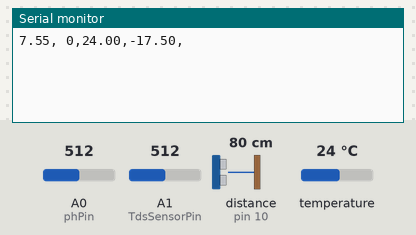
This sketch was run on a simulated Arduino Uno, built with avr-gcc and run on an emulated ATmega328P. Parts: the last lines printed to the serial monitor. Wiring (inferred from the names in the program): ultrasonic range finder: trigger pin 6; echo pin 10. The test bench sets the inputs (shaded band); at power-on: distance to the obstacle (sensor on pin 10) 80 cm, temperature 24 °C, A0 (phPin) = 512, A1 (TdsSensorPin) = 512. The echo pulse lasts 58.3 µs per cm.

Above: at 2.5 s.
2.6 s: distance to the obstacle (sensor on pin 10) set to 2 cm
At 3.6 s:
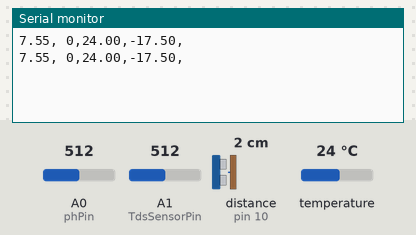
4.1 s: temperature set to 12 °C
At 5.4 s:
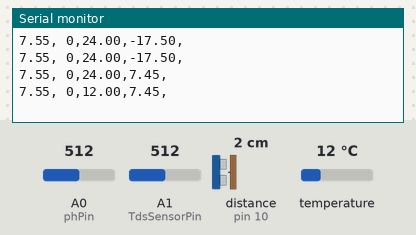
5.6 s: A0 (phPin) set to 716
At 6.5 s:
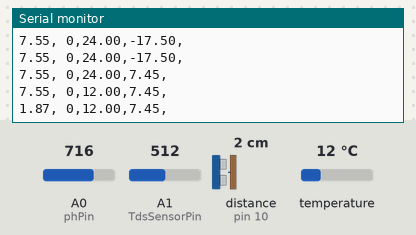
7.1 s: distance to the obstacle (sensor on pin 10) set to 4 cm
At 8.4 s:
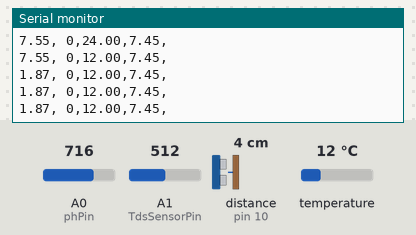
8.6 s: temperature set to 19 °C
At 9.6 s:
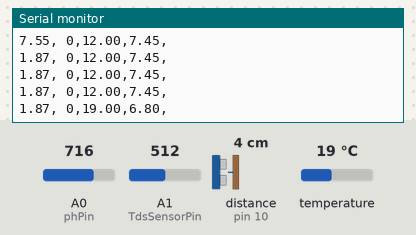
10.1 s: A0 (phPin) set to 810
At 11.6 s:
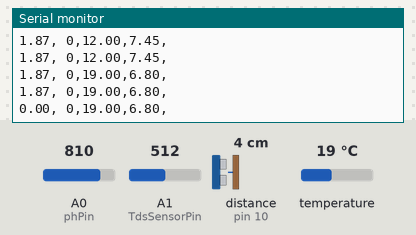
Timing chart, 0 to 12.6 s (numbered marks = the images above; inputs shaded):
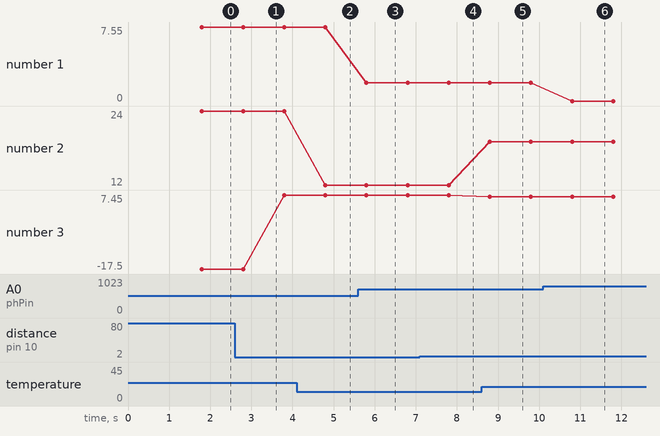

The sketch:

arduino_addr_8.ino
```cpp
/*
* TDS Reading Reference: DFRobot
*/

#include <Wire.h>
#include <OneWire.h>
#include <DallasTemperature.h>

#define ONE_WIRE_BUS 9
#define phPin A0
#define TdsSensorPin A1

#define VREF 5.0
#define SCOUNT  30

// Temperature Sensor

OneWire oneWire(ONE_WIRE_BUS);
DallasTemperature DS18B20Sensor(&oneWire);

float DS18B20Temperature = 0.00;

// pH Sensor
float phTemporary = 0.00;
float phAnalog = 0;
float phValue = 0.00;
float phCalibration = 21.80;

int readingInterval = 1000;

// TDS Sensor
int analogBuffer[SCOUNT];
int analogBufferTemp[SCOUNT];
int analogBufferIndex = 0,copyIndex = 0;
float averageVoltage = 0, temperature = 25;

float TDSValue=0;

// Out Volume Sensor
const int trigPin = 6;
const int echoPin = 10;
long duration;
int distance;
int t_bottom = 24; //cm
float volOutputValue=0.00;

// Other(s)
String I2CMessage = "";


void setup() {
 Wire.begin(8);  // I2C adress
 Wire.onRequest(requestEvent); /* register request event */
 Serial.begin(9600);           /* start serial for debug */

 DS18B20Sensor.begin();

 pinMode(phPin, INPUT);
 pinMode(TdsSensorPin,INPUT);

 pinMode(trigPin, OUTPUT);
 pinMode(echoPin, INPUT);
}

void loop() {

  static unsigned long readingTime = millis();

  if (millis() - readingTime > readingInterval)
  {
    readingTime = millis();

    //========================================
    // Read Output Volume
    //========================================
    digitalWrite(trigPin, LOW);
    delayMicroseconds(2);
    // Sets the trigPin on HIGH state for 10 micro seconds
    digitalWrite(trigPin, HIGH);
    delayMicroseconds(10);
    digitalWrite(trigPin, LOW);
    // Reads the echoPin, returns the sound wave travel time in microseconds
    duration = pulseIn(echoPin, HIGH);
    // Calculating the distance
    distance= duration*0.034/2;
    // V = p x l x t
    volOutputValue = 18.0 * 18.0 * (t_bottom - distance) / 1000.0;

    //========================================
    // Read water temperature
    //========================================
    DS18B20Sensor.requestTemperatures();
    DS18B20Temperature = DS18B20Sensor.getTempCByIndex(0);

    if (DS18B20Temperature < 0)
    {
      DS18B20Temperature = 27.15;
    }

    //========================================
    // Read water pH
    //========================================

    for (int i=0; i<100; i++)
    {
      phTemporary = phTemporary + analogRead(phPin);
    }

    phAnalog = phTemporary / 100.0;

    //reset value
    phTemporary = 0.00;

    phValue = -5.70 * (phAnalog * 5.0 / 1024.0) + phCalibration;

    if (phValue < 0)
    {
      phValue = 0.00;
    }


    //========================================
    // Read TDS after filtration
    //========================================
    static unsigned long analogSampleTimepoint = millis();
    if(millis()-analogSampleTimepoint > 40U)     //every 40 milliseconds,read the analog value from the ADC
    {
      analogSampleTimepoint = millis();
      analogBuffer[analogBufferIndex] = analogRead(TdsSensorPin);    //read the analog value and store into the buffer
      analogBufferIndex++;
      if(analogBufferIndex == SCOUNT)
          analogBufferIndex = 0;
    }
    static unsigned long printTimepoint = millis();
    if(millis()-printTimepoint > 800U)
    {
        printTimepoint = millis();
        for(copyIndex=0;copyIndex<SCOUNT;copyIndex++)
          analogBufferTemp[copyIndex]= analogBuffer[copyIndex];
        averageVoltage = getMedianNum(analogBufferTemp,SCOUNT) * (float)VREF / 1024.0;
        float compensationCoefficient=1.0+0.02*(temperature-25.0);
        float compensationVolatge=averageVoltage/compensationCoefficient;
        TDSValue=(133.42*compensationVolatge*compensationVolatge*compensationVolatge - 255.86*compensationVolatge*compensationVolatge + 857.39*compensationVolatge)*0.5;
    }

    if(TDSValue < 0)
    {
      TDSValue = 0;
    }

    if (TDSValue > 2000)
    {
      TDSValue = 2000;
    }

    //========================================
    // I2C Message
    //========================================
    I2CMessage = String(phValue, 2) + "," + String(TDSValue, 0) + "," + String(DS18B20Temperature, 2) + "," + String(volOutputValue, 2) + ",";
    Serial.println(I2CMessage);

  }
}

void requestEvent() {
  // Convert to string
  char buffer[22];
  I2CMessage.toCharArray(buffer, 22);
  // Send message when master need
  Wire.write(buffer);
}

int getMedianNum(int bArray[], int iFilterLen)
{
  int bTab[iFilterLen];
  for (byte i = 0; i<iFilterLen; i++)
  bTab[i] = bArray[i];
  int i, j, bTemp;
  for (j = 0; j < iFilterLen - 1; j++)
  {
  for (i = 0; i < iFilterLen - j - 1; i++)
      {
    if (bTab[i] > bTab[i + 1])
        {
    bTemp = bTab[i];
        bTab[i] = bTab[i + 1];
    bTab[i + 1] = bTemp;
      }
  }
  }
  if ((iFilterLen & 1) > 0)
bTemp = bTab[(iFilterLen - 1) / 2];
  else
bTemp = (bTab[iFilterLen / 2] + bTab[iFilterLen / 2 - 1]) / 2;
  return bTemp;
}
```

Measured:
- after the input at 4.1 s, the serial monitor: prints a new line after 0.70 s (image 2)
- after the input at 5.6 s, the serial monitor: prints a new line after 0.20 s (image 3)
- after the input at 8.6 s, the serial monitor: prints a new line after 0.20 s (image 5)
- after the input at 10.1 s, the serial monitor: prints a new line after 0.70 s (image 6)
- plotted number 1: 7.55 → 1.87 after the input at 5.6 s
- plotted number 2: 24 → 12 after the input at 4.1 s, 12 → 19 after the input at 8.6 s
- plotted number 3: -17.5 → 7.45 after the input at 2.6 s
